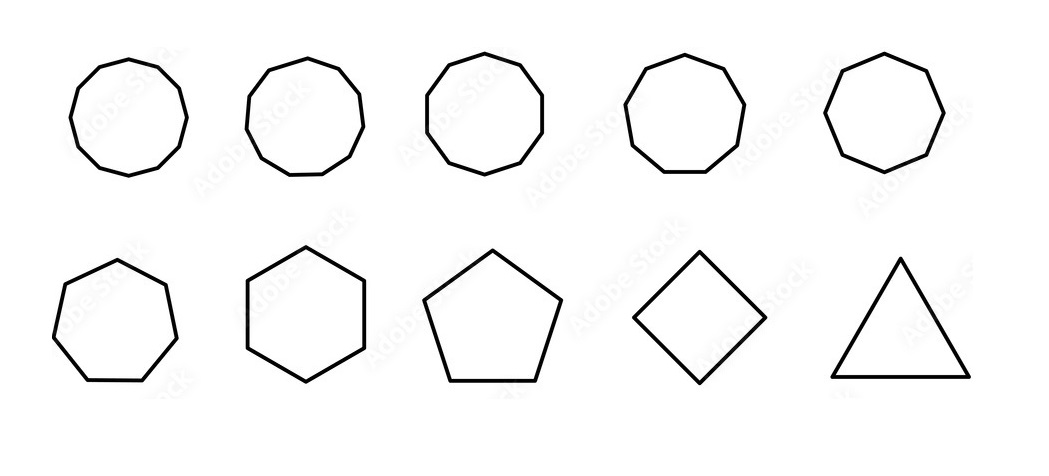
#> input picture imagens_pi/poligonos1.jpg, 1049 x 476 px, found by its file name
$ jupyter execute --allow-errors Aula3_PI_Segmentacao_Deteccao_Classificacao.ipynb
#> lines starting #> are read from the running program, lines starting #| are printed output that depends on the picture; after the words box and inside, x2 and y2 are one past the last pixel; in counts of white or black regions, pixels touching at a corner belong together
# ***Processamento de Imagens com Python utilizando a biblioteca SKIMAGE para um pipeline básico: segmentação, deteção e classificação.***

# **Lendo e Exibindo Imagem:**

[cell 1]
from skimage import io, feature
import matplotlib.pyplot as plt

# Carregue uma imagem de uma URL ou arquivo
#> (the rest of this cell did not finish here and is left out)

# **Detecção de Bordas (com Canny):**

Em skimage (scikit-image), o "Canny" refere-se ao algoritmo de detecção de bordas de Canny, que é uma técnica comummente usada para encontrar bordas em imagens. Este algoritmo foi desenvolvido por John F. Canny em 1986 e é amplamente utilizado na área de processamento de imagem.

O algoritmo de Canny funciona da seguinte forma:

**1. Suavização:** A primeira etapa envolve a aplicação de um filtro gaussiano para suavizar a imagem e reduzir o ruído. A suavização ajuda a eliminar pequenas variações de intensidade que não são de interesse para a detecção de bordas.

**2. Gradiente de Intensidade:** Em seguida, o algoritmo calcula o gradiente de intensidade da imagem suavizada. Isso envolve a aplicação de operadores de gradiente, como Sobel ou Prewitt, para calcular a magnitude do gradiente e a direção das mudanças de intensidade em cada pixel.

**3. Supressão de Não-Máximos:** O algoritmo examina os gradientes calculados e suprime os gradientes que não correspondem aos máximos locais. Isso ajuda a afinar as bordas.

**4. Limiarização:** Finalmente, a imagem é binarizada usando dois limiares: um limiar inferior e um limiar superior. Os pixels cujos valores de gradiente estão acima do limiar superior são considerados parte das bordas, os pixels abaixo do limiar inferior são descartados e os pixels entre os dois limiares são considerados bordas fracas.

A saída do algoritmo Canny é uma imagem binária na qual os pixels representam claramente as bordas na imagem original. Ele é amplamente utilizado em aplicações de visão computacional e processamento de imagem para segmentação de objetos, detecção de características e outras tarefas relacionadas a bordas em imagens.

[cell 2]
from skimage import io, feature
import matplotlib.pyplot as plt

# Carregue uma imagem de uma URL ou arquivo
#> (the rest of this cell did not finish here and is left out)

# **Detecçao de Contornos (com Measure)**

Em scikit-image (skimage), a função `skimage.measure.find_contours()` é usada para encontrar os contornos em uma imagem. Um contorno é uma linha que representa a fronteira entre duas regiões de intensidade diferentes em uma imagem. Essa função é frequentemente utilizada em tarefas de processamento de imagem e análise de imagem para extrair informações sobre objetos ou características em uma imagem.

O que a função `skimage.measure.find_contours()` faz:

1. **Entrada**: A função recebe uma imagem em escala de cinza ou uma imagem binária como entrada. Essa imagem deve conter regiões de intensidade diferentes que você deseja analisar.

2. **Limiar (threshold)**: O segundo argumento da função é um valor de limiar (threshold), que define o critério para encontrar os contornos. Pixels com intensidades acima desse limiar são considerados parte dos contornos.

3. **Saída**: A função retorna uma lista de contornos, onde cada contorno é representado como uma matriz NumPy de coordenadas. Cada matriz de coordenadas contém os pontos que formam o contorno, onde as colunas representam as coordenadas x (horizontal) e y (vertical).

4. **Uso**: Você pode percorrer a lista de contornos para acessar as coordenadas dos pontos que formam os contornos. Isso é útil para várias tarefas, como detecção de objetos, medição de áreas, extração de características e muito mais.

[cell 3]
from skimage import io, measure
import matplotlib.pyplot as plt

# Carregar a imagem em escala de cinza
#> (the rest of this cell did not finish here and is left out)

# **Segmentação e Análise de Regiões**
A função `measure.regionprops` da biblioteca scikit-image (skimage) é utilizada para calcular diversas propriedades ou características das regiões de uma imagem. As "regiões" referem-se a áreas conectadas na imagem que compartilham a mesma etiqueta ou rótulo. Essa função é frequentemente usada após a segmentação da imagem para análise de objetos ou regiões individuais.

A função `measure.regionprops` retorna uma lista de objetos, onde cada objeto representa uma região na imagem segmentada e contém várias propriedades que descrevem essa região. Algumas das propriedades comuns que podem ser calculadas incluem:

1. **Área:** A área da região, que é o número de pixels que a região contém.

2. **Perímetro:** O perímetro da região.

3. **Centróide:** As coordenadas do centróide da região.

4. **Limites (Bounding Box):** As coordenadas da caixa delimitadora que envolve a região.

5. **Maior e Menor Eixos:** Os comprimentos dos principais e menores eixos da elipse que melhor se ajusta à região.

6. **Orientação:** A orientação da elipse que melhor se ajusta à região.

7. **Média de Intensidade:** A média das intensidades dos pixels dentro da região.

8. **Desvio Padrão de Intensidade:** O desvio padrão das intensidades dos pixels dentro da região.

9. **Excentricidade:** A excentricidade da elipse que melhor se ajusta à região.

Um exemplo simples de como usar `measure.regionprops` para calcular essas propriedades:

```python
from skimage import io, measure

# Carregue a imagem segmentada (onde as regiões têm etiquetas)
image = io.imread('imagem_segmentada.png')

# Calcule as propriedades das regiões
regions = measure.regionprops(image)

# Itere sobre as regiões e imprima algumas propriedades
for region in regions:
    print(f"Área: {region.area}")
    print(f"Perímetro: {region.perimeter}")
    print(f"Centróide: {region.centroid}")
    print(f"Limites (Bounding Box): {region.bbox}")
    print(f"Maior Eixo: {region.major_axis_length}")
    print(f"Menor Eixo: {region.minor_axis_length}")
    print(f"Orientação: {region.orientation}")
    print(f"Média de Intensidade: {region.mean_intensity}")
    print(f"Desvio Padrão de Intensidade: {region.std_intensity}")
    print(f"Excentricidade: {region.eccentricity}")
    print("------")
```

Essas propriedades são úteis para caracterizar e analisar objetos ou regiões em uma imagem após a segmentação e podem ser usadas em uma variedade de tarefas de processamento de imagem e análise de imagem.

# **Desenhando contornos nos objetos da imagem**

O código abaixo percorre os contornos dentro da imagem e desenha um retângulo ao redor de cada objeto na imagem. Isso é feito encontrando os pontos extremos do contorno, calculando as dimensões do retângulo e criando um retângulo com borda vermelha.

[cell 4]
from skimage import io, measure
import matplotlib.pyplot as plt
import matplotlib.patches as patches

# Carregar a imagem
# imagem_cinza = io.imread('https://raw.githubusercontent.com/koyachi/go-lena/master/example/lena.result.jpg', as_gray=True)

# Carregar a imagem em escala de cinza
imagem_cinza = io.imread('https://github.com/Zolinad/Proc_Imag_-_Vis_Comp/blob/main/imagens_pi/poligonos1.jpg?raw=true', as_gray=True)
#> imagem_cinza is the input picture: shape (476, 1049) float64; min 0, max 1, mean 0.969

# Encontrar os contornos dos objetos na imagem
contornos = measure.find_contours(imagem_cinza, 0.8)
#> contornos = 20 point arrays, longest 552 points

# Criar uma figura para exibir a imagem e os retângulos
fig, ax = plt.subplots()
ax.imshow(imagem_cinza, cmap='gray')

# Percorrer os contornos e desenhar um retângulo ao redor de cada objeto
for contorno in contornos:
    # Encontrar os pontos extremos do contorno
    ymin, xmin = contorno.min(axis=0)
    ymax, xmax = contorno.max(axis=0)

    # Calcular as dimensões do retângulo
    largura = xmax - xmin
    altura = ymax - ymin

    # Criar um retângulo
    retangulo = patches.Rectangle((xmin, ymin), largura, altura, linewidth=2, edgecolor='r', facecolor='none')

    # Adicionar o retângulo à figura
    ax.add_patch(retangulo)
#> this loop made 20 passes
#> (ymin, xmin, ymax, xmax, largura, altura) on passes 1 to 12: (50.59, 424.2, 176.6, 543.9, 119.7, 126), (50.67, 822.3, 174.1, 945.7, 123.4, 123.4), (52.11, 622.3, 173.8, 746.2, 123.9, 121.7), (55.35, 243.6, 176.8, 365.3, 121.7, 121.4), (55.72, 428.8, 171.4, 539.3, 110.5, 115.7), (55.76, 827.4, 169.2, 940.4, 113, 113.5), (56.32, 67.44, 177.7, 188.8, 121.3, 121.4), (56.81, 627.6, 169.2, 741.3, 113.6, 112.4), (60.58, 248.7, 172.2, 360.3, 111.6, 111.6), (61.35, 72.63, 172.8, 184.1, 111.4, 111.4), (244.2, 244.6, 383.7, 366, 121.4, 139.5), (247.4, 421.3, 382.8, 562.9, 141.7, 135.3)

# Exibir a imagem com os retângulos
plt.show()
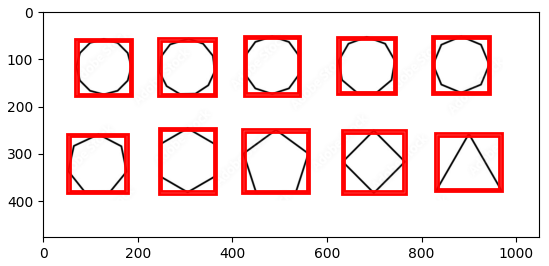
#> figure drawn by matplotlib, 1 panel

# **Detectando e Classificando objetos simples na imagem (i)**

[cell 5]
import numpy as np
import matplotlib.pyplot as plt
from skimage import io, filters
from skimage.segmentation import clear_border
from skimage.morphology import closing, square
from skimage.filters import threshold_otsu
from skimage.measure import approximate_polygon, find_contours

# Função para identificar o tipo de polígono
def identificar_poligono(contorno):
    # Aproximar o contorno para reduzir o número de pontos
    epsilon = 0.02 * np.max(np.ptp(contorno, axis=0))  # Fator de aproximação
    contorno_aproximado = approximate_polygon(contorno, tolerance=epsilon)

    num_vertices = len(contorno_aproximado)

    # Classificar com base no número de vértices
    if num_vertices == 3:
        return "Triângulo"
    elif num_vertices == 4:
        return "Quadrado/Retângulo"
    elif num_vertices == 5:
        return "Pentágono"
    elif num_vertices == 6:
        return "Hexágono"
    else:
        return "Outro"

# Carregar a imagem em escala de cinza
imagem_cinza = io.imread('https://github.com/Zolinad/Proc_Imag_-_Vis_Comp/blob/main/imagens_pi/poligonos1.jpg?raw=true', as_gray=True)

# Aplicar limiar para segmentação
thresh = threshold_otsu(imagem_cinza)
#> thresh = 0.541
binario = closing(imagem_cinza > thresh, square(3))
#> binario: shape (476, 1049) bool; 97% white; 10 black regions, largest, box (x1, y1, x2, y2) and area: (422, 249, 563, 383) 1657, (831, 257, 970, 379) 1605, (246, 246, 366, 383) 1585

# Remover pequenos objetos conectados à borda
limpo = clear_border(binario)
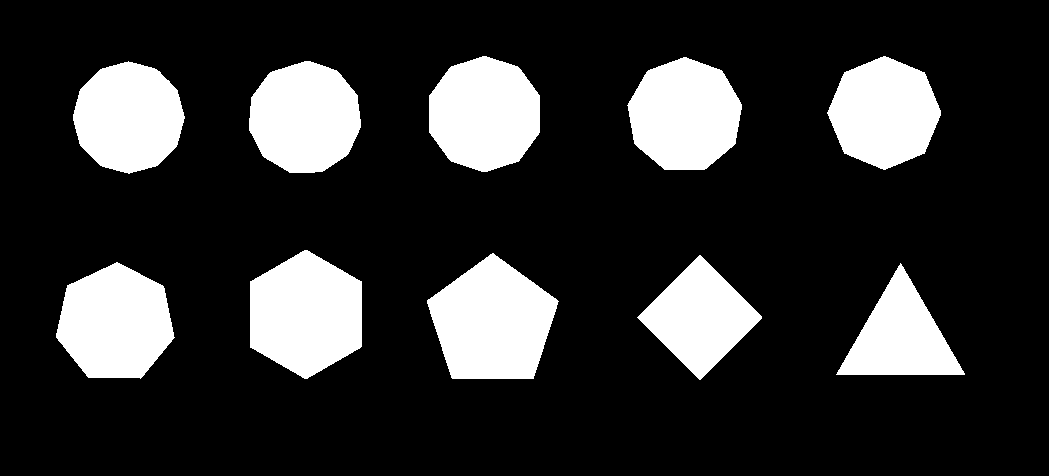
#> limpo: shape (476, 1049) bool; 19.3% white; 10 white regions, largest, box (x1, y1, x2, y2) and area: (427, 253, 559, 379) 11551, (250, 250, 362, 379) 10955, (56, 262, 175, 379) 10222

# Encontrar contornos na imagem binarizada
contornos = find_contours(limpo, 0.5)
#> contornos = 10 point arrays, longest 517 points

# Criar uma figura para exibir a imagem e os rótulos
fig, ax = plt.subplots()
ax.imshow(imagem_cinza, cmap='gray')

# Percorrer cada contorno identificado
for contorno in contornos:
    # Identificar o tipo de polígono
    poligono = identificar_poligono(contorno)

    # Posicionar o rótulo no centróide do polígono
    yc, xc = np.mean(contorno, axis=0)
    ax.text(xc, yc, poligono, color='blue', fontsize=8, ha='center', va='center')
#> this loop made 10 passes
#> (epsilon in identificar_poligono, num_vertices in identificar_poligono, poligono, yc, xc) on passes 1 to 9: (2.32, 11, 'Outro', 113.7, 484), (2.28, 9, 'Outro', 112.6, 883.7), (2.3, 12, 'Outro', 113.8, 684.2), (2.26, 13, 'Outro', 117.2, 128.4), (2.24, 16, 'Outro', 117, 304.5), (2.58, 7, 'Outro', 314.1, 305.5), (2.64, 7, 'Outro', 318, 492.4), (2.5, 5, 'Pentágono', 317.1, 699.2), (2.38, 9, 'Outro', 321.8, 115.1)
#> (epsilon in identificar_poligono, contorno_aproximado in identificar_poligono, num_vertices in identificar_poligono, poligono, yc, xc) on pass 10: (2.58, [[374.5, 964], [374, 835.5], [262.5, 900], [374.5, 964]], 4, 'Quadrado/Retângulo', 333.4, 900.2)

# Exibir a imagem com as detecções e rótulos
plt.show()

$ run again, with imagens_pi/poligonos.jpeg copied over imagens_pi/poligonos1.jpg
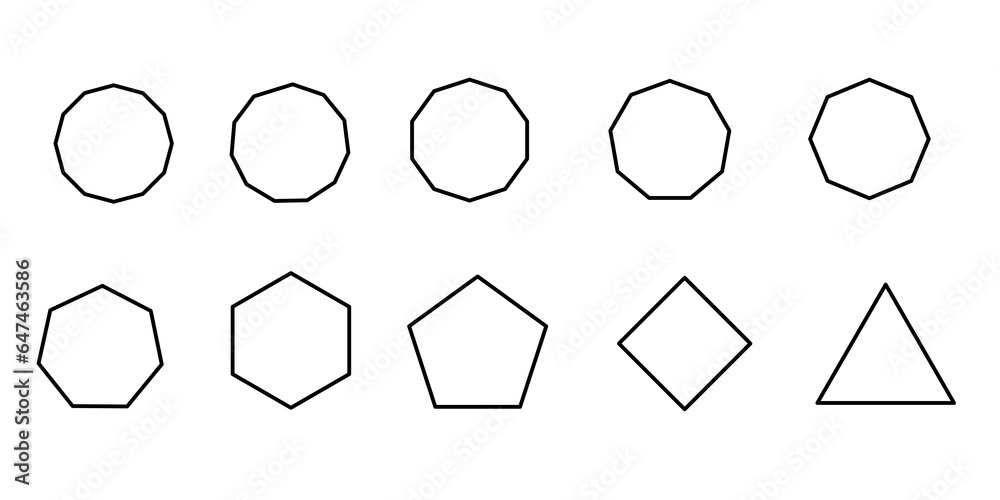
#> input picture imagens_pi/poligonos.jpeg, 1000 x 500 px, found by its file name
#> imagem_cinza is the input picture: shape (500, 1000) float64; min 0, max 1, mean 0.966
#> `contornos = measure.find_contours(imagem_cinza, 0.8)`: contornos = 55 point arrays, longest 552 points
#> the loop `for contorno in contornos:` made 55 passes
#> (ymin, xmin, ymax, xmax, largura, altura) on passes 1 to 8: (76.64, 409.2, 202.6, 528.9, 119.7, 126), (76.68, 807.3, 200, 930.7, 123.4, 123.3), (78.1, 607.3, 199.8, 731.2, 123.8, 121.7), (81.36, 228.6, 202.8, 350.3, 121.8, 121.4), (81.71, 413.8, 197.4, 524.3, 110.5, 115.7), (81.74, 812.4, 195.2, 925.4, 113, 113.5), (82.32, 52.44, 203.7, 173.7, 121.3, 121.4), (82.8, 612.6, 195.2, 726.3, 113.7, 112.4)
#> `plt.show()`:
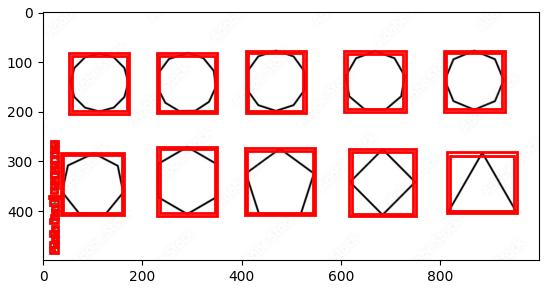
#> figure drawn by matplotlib, 1 panel
#> thresh = 0.549
#> binario: shape (500, 1000) bool; 96.9% white; 19 black regions (4 under 20 px), largest, box (x1, y1, x2, y2) and area: (407, 275, 548, 409) 1670, (816, 283, 955, 405) 1609, (231, 272, 351, 409) 1590
#> `limpo = clear_border(binario)`:
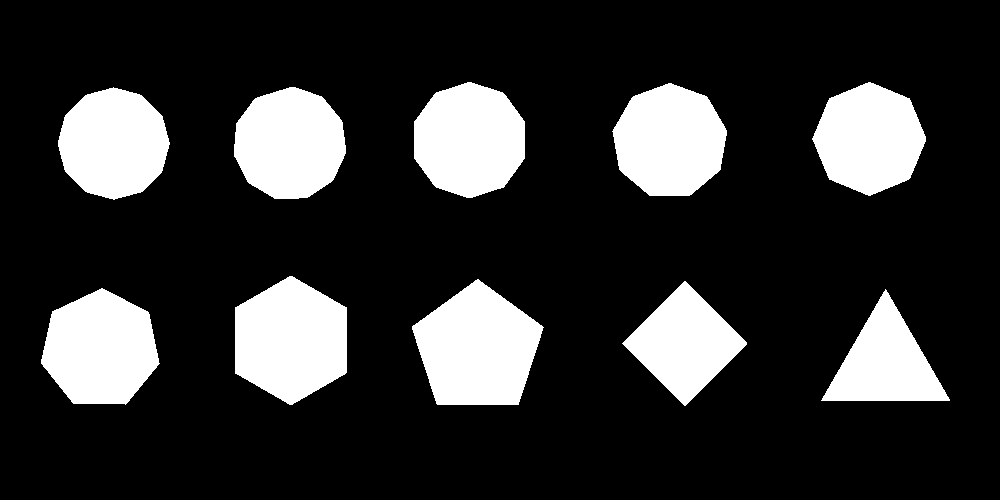
#> limpo: shape (500, 1000) bool; 19.3% white; 10 white regions, largest, box (x1, y1, x2, y2) and area: (412, 279, 544, 405) 11544, (235, 276, 347, 405) 10953, (41, 288, 160, 405) 10220
#> `contornos = find_contours(limpo, 0.5)`: contornos = 10 point arrays, longest 517 points
#> the loop `for contorno in contornos:` made 10 passes
#> (poligono, yc, xc) on passes 1 to 8: ('Outro', 139.7, 469), ('Outro', 138.6, 868.7), ('Outro', 139.8, 669.2), ('Outro', 143.2, 113.4), ('Outro', 143.1, 289.5), ('Outro', 340.1, 290.5), ('Outro', 344, 477.4), ('Pentágono', 343.1, 684.2)
